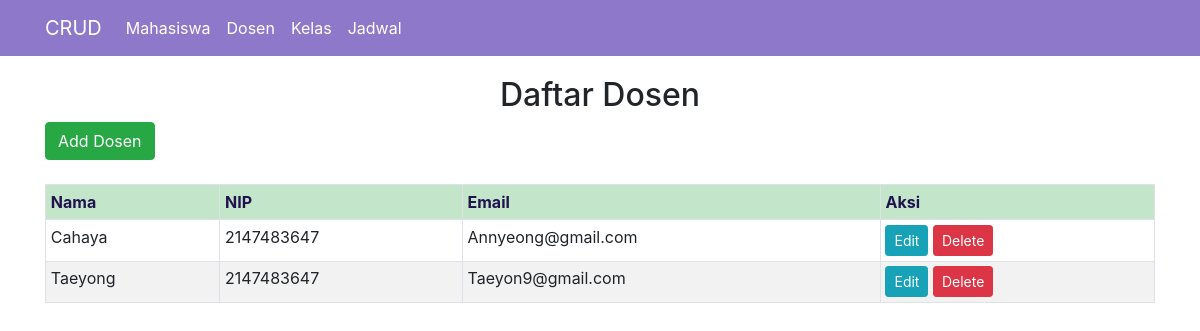
The page /index_dosen.php on the database its author committed.
### tables this page shows
CREATE TABLE `dosen` (
  `id_dosen` int(11) NOT NULL,
  `nama_dosen` varchar(255) NOT NULL,
  `nip` int(15) NOT NULL,
  `email` varchar(255) NOT NULL
);

### index_dosen.php (the view, shortened to what this page needs)
<?php
require_once('config.php');
$result = mysqli_query($koneksi, "SELECT * FROM dosen ORDER BY id_dosen DESC")
?>
<!doctype html>
<html lang="en">
<head>
    <link rel="stylesheet" href="https://stackpath.bootstrapcdn.com/bootstrap/4.1.3/css/bootstrap.min.css">
</head>
<body>
    <nav class="navbar navbar-expand-lg navbar-dark" style="background-color: #8d78ca;">
		<div class="container">
			<a class="navbar-brand" href="#">CRUD</a>
			<div class="collapse navbar-collapse" id="navbarSupportedContent">
				<ul class="navbar-nav mr-auto">
					<li class="nav-item">
						<a class="nav-link active" href="index.php">Mahasiswa</a>
					</li>
					<li class="nav-item">
						<a class="nav-link active" href="index_dosen.php">Dosen</a>
					</li>
                    <li class="nav-item">
						<a class="nav-link active" href="index_kelas.php">Kelas</a>
					</li>
                    <li class="nav-item">
						<a class="nav-link active" href="index_jadwal.php">Jadwal</a>
					</li>
				</ul>
			</div>
		</div>
	</nav>
    <div class="container" style="margin-top:20px">
        <center><h2>Daftar Dosen</h2></center>
        <a href="add_dosen.php" class="btn btn-success">Add Dosen</a>
        <br><br>
        <table width="100%" border="2" class="table table-striped table-hover table-sm table-bordered">
            <tr class="table-success" style="color: #20124d;">
                <th>Nama</th>
                <th>NIP</th>
                <th>Email</th>
                <th>Aksi</th>
            </tr>
            <?php
            while ($item = mysqli_fetch_array($result)){
            ?>
                <tr>
                    <td><?= $item['nama_dosen']; ?></td>
                    <td><?= $item['nip']; ?></td>
                    <td><?= $item['email']; ?></td>
                    <td>
                        <a href="edit_dosen.php?id=<?= $item['id_dosen']; ?>" class="btn btn-info btn-sm">Edit</a>
                        <a href="delete_dosen.php?id=<?= $item['id_dosen']; ?>" onclick="return
                        confirm ('Apakah Anda yakin akan menghapus data?')" class="btn btn-danger btn-sm">Delete</a>
                    </td>
                </tr>
            <?php } ?>
        </table>
    </div>
</body>
</html>

### rows shown on the page
dosen: nama_dosen "Cahaya", nip "2147483647", email "Annyeong@gmail.com"
dosen: nama_dosen "Taeyong", nip "2147483647", email "Taeyon9@gmail.com"
